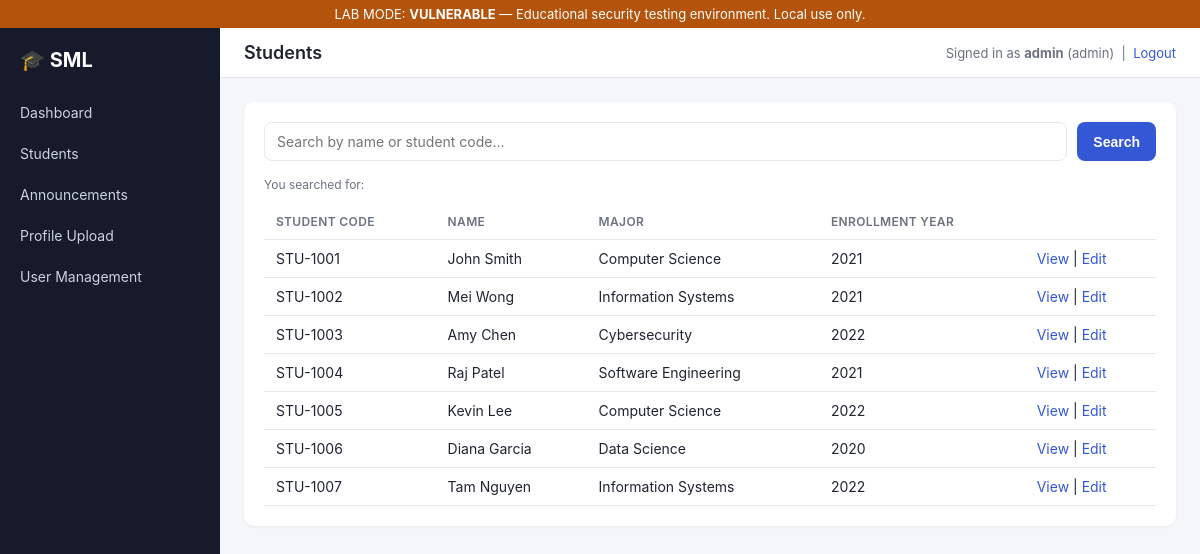
/students.php (signed in), run on the app's committed database.
### tables this page shows
CREATE TABLE IF NOT EXISTS students (
  id INT AUTO_INCREMENT PRIMARY KEY,
  user_id INT NULL,
  student_code VARCHAR(20) NOT NULL UNIQUE,
  full_name VARCHAR(128) NOT NULL,
  date_of_birth DATE NULL,
  gender VARCHAR(20) NULL,
  phone VARCHAR(30) NULL,
  address VARCHAR(255) NULL,
  major VARCHAR(100) NULL,
  enrollment_year INT NULL,
  profile_image VARCHAR(255) NULL,
  gpa DECIMAL(3,2) NULL,
  created_at TIMESTAMP DEFAULT CURRENT_TIMESTAMP,
  FOREIGN KEY (user_id) REFERENCES users(id) ON DELETE SET NULL
);

### includes/db.php (called while the page is built, shortened)
<?php
function app_mode(): string
{
    $mode = getenv('APP_MODE') ?: 'vulnerable';
    return in_array($mode, ['vulnerable', 'secure'], true) ? $mode : 'vulnerable';
}
function is_vulnerable_mode(): bool
{
    return app_mode() === 'vulnerable';
}

### includes/auth.php (called while the page is built, shortened)
<?php
require_once __DIR__ . '/db.php';
function h(string $s): string
{
    return htmlspecialchars($s, ENT_QUOTES, 'UTF-8');
}

### public/students.php (the view, shortened to what this page needs)
<?php
require_once __DIR__ . '/../includes/auth.php';
$pdo = get_pdo();
$q = (string)($_GET['q'] ?? '');
$results = null;
if ($q !== '') {
    if (is_vulnerable_mode()) {
        require_once __DIR__ . '/../lab/vulnerable/search.php';
        $results = vulnerable_student_search($q);
        if (isset($results['__error__'])) {
            $searchError = $results['__error__'];
            $results = [];
        }
    } else {
        require_once __DIR__ . '/../lab/secure/search.php';
        $results = secure_student_search($q);
    }
} else {
    $results = $pdo->query('SELECT id, student_code, full_name, major, enrollment_year FROM students ORDER BY id')->fetchAll();
}
require __DIR__ . '/../includes/header.php';
?>
<div class="card">
  <form class="search-bar" method="get" action="students.php">
    <input type="search" name="q" placeholder="Search by name or student code..."
           value="<?= is_vulnerable_mode() ? $q : h($q) ?>">
    <button type="submit">Search</button>
  </form>
  <?php if (is_vulnerable_mode()): ?>
    <p class="helper-text">
      You searched for: <?= $q  ?>
    </p>
  <?php elseif ($q !== ''): ?>
    <p class="helper-text">You searched for: <?= h($q) ?></p>
  <?php endif; ?>
  <div class="table-wrap">
    <table>
      <thead><tr><th>Student Code</th><th>Name</th><th>Major</th><th>Enrollment Year</th><th></th></tr></thead>
      <tbody>
        <?php foreach (($results ?: []) as $s): ?>
        <tr>
          <td><?= h($s['student_code']) ?></td>
          <td><?= h($s['full_name']) ?></td>
          <td><?= h($s['major'] ?? '') ?></td>
          <td><?= h((string)($s['enrollment_year'] ?? '')) ?></td>
          <td><a href="student.php?id=<?= (int)$s['id'] ?>">View</a> | <a href="edit_student.php?id=<?= (int)$s['id'] ?>">Edit</a></td>
        </tr>
        <?php endforeach; ?>
      </tbody>
    </table>
  </div>
</div>
<?php require __DIR__ . '/../includes/footer.php'; ?>

### public/assets/style.css (style rules this page uses)
:root { --bg:#f4f6f9; --surface:#ffffff; --text:#1f2430; --muted:#6b7280; --primary:#3457d5; --primary-dark:#263e9e; --border:#e5e7eb; --danger:#d64545; --success:#2f9e5b; --warn:#b4530b; --sidebar-bg:#161a2b; --sidebar-text:#cbd2e1; --sidebar-active:#3457d5; --radius:10px; }
* { box-sizing:border-box }
body { margin:0; font-family:-apple-system,BlinkMacSystemFont,"Segoe UI",Roboto,Helvetica,Arial,sans-serif; background:var(--bg); color:var(--text); }
a { color:var(--primary); text-decoration:none }
.card { background:var(--surface); border-radius:var(--radius); padding:20px; box-shadow:0 1px 3px rgba(0,0,0,.06); margin-bottom:20px; }
table { width:100%; border-collapse:collapse; }
table th, table td { text-align:left; padding:10px 12px; border-bottom:1px solid var(--border); font-size:14px; }
table th { color:var(--muted); font-weight:600; font-size:12px; text-transform:uppercase; letter-spacing:.03em; }
.table-wrap { overflow-x:auto; }
input[type=text], input[type=password], input[type=email], input[type=search], input[type=date], input[type=number], input[type=file], select, textarea { padding:10px 12px; border:1px solid var(--border); border-radius:8px; font-size:14px; font-family:inherit; width:100%; }
button, .btn { display:inline-block; background:var(--primary); color:#fff; border:none; padding:10px 16px; border-radius:8px; font-size:14px; cursor:pointer; font-weight:600; }
.search-bar { display:flex; gap:10px; margin-bottom:16px; }
.search-bar input { flex:1; }
.helper-text { font-size:12px; color:var(--muted); margin-top:4px; }

### data on the page
students: student_code "STU-1001", full_name "John Smith", major "Computer Science", enrollment_year "2021"
students: student_code "STU-1002", full_name "Mei Wong", major "Information Systems", enrollment_year "2021"
students: student_code "STU-1003", full_name "Amy Chen", major "Cybersecurity", enrollment_year "2022"
students: student_code "STU-1004", full_name "Raj Patel", major "Software Engineering", enrollment_year "2021"
students: student_code "STU-1005", full_name "Kevin Lee", major "Computer Science", enrollment_year "2022"
students: student_code "STU-1006", full_name "Diana Garcia", major "Data Science", enrollment_year "2020"
students: student_code "STU-1007", full_name "Tam Nguyen", major "Information Systems", enrollment_year "2022"

### other printed values
$mode "VULNERABLE"
$pageTitle "Students"
$user['username'] "admin"
$user['role'] "admin"
